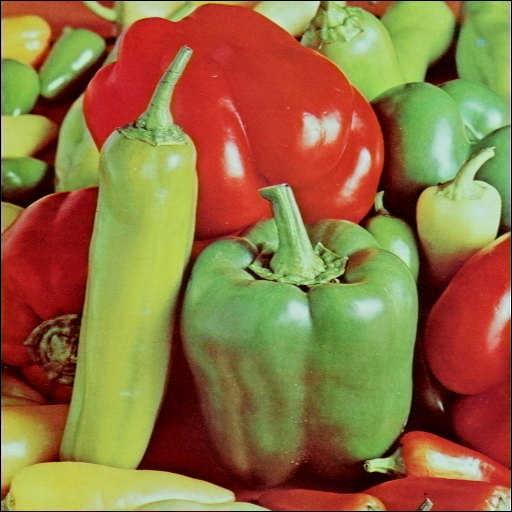
%> input picture class_lab_session/images/peppers.png, 512 x 512 px
$ octave ch8_practice1.m   (GNU Octave 9; MATLAB toolbox functions it lacks are replaced by stand-ins)
%> lines starting %> are read from the running program, lines starting %| are printed output that depends on the picture
% Chapter 8 Practice 1: Gaussian Pyramid

% 2.2 Constructing a Gaussian Pyramid
pkg load image;
img = im2double(imread('../images/peppers.png'));

% Check if image is RGB and convert to grayscale if needed
if size(img, 3) == 3
    img = rgb2gray(img);
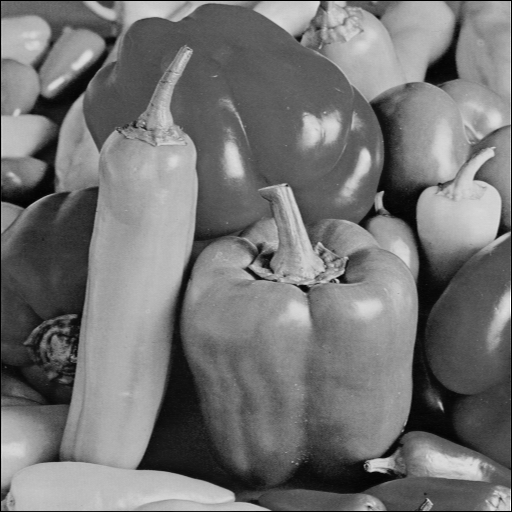
%> img: size 512x512 double; min 0, max 0.997, mean 0.457
end

levels = 6;
g_pyramid = cell(1, levels);
g_pyramid{1} = img;

for i = 2:levels
    g_pyramid{i} = impyramid(g_pyramid{i-1}, 'reduce');
end
%> after the loop, g_pyramid = 6 items

% Display Gaussian pyramid
figure('Position', [100, 100, 1200, 400]);
for i = 1:levels
    subplot(1, levels, i);
    imshow(g_pyramid{i});
    title(['Level ', num2str(i)], 'FontWeight', 'bold');
end
%> this loop made 6 passes
%> pass 2, `imshow(g_pyramid{i});`:
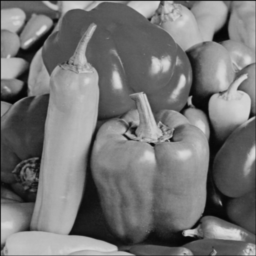
%> displayed picture: size 256x256, on the screen's scale of 0 to 255; min 5, max 220, mean 116.5
annotation('textbox', [0.35, 0.95, 0.3, 0.05], 'String', 'Gaussian Pyramid', ...
           'FontSize', 14, 'FontWeight', 'bold', 'HorizontalAlignment', 'center', 'EdgeColor', 'none');
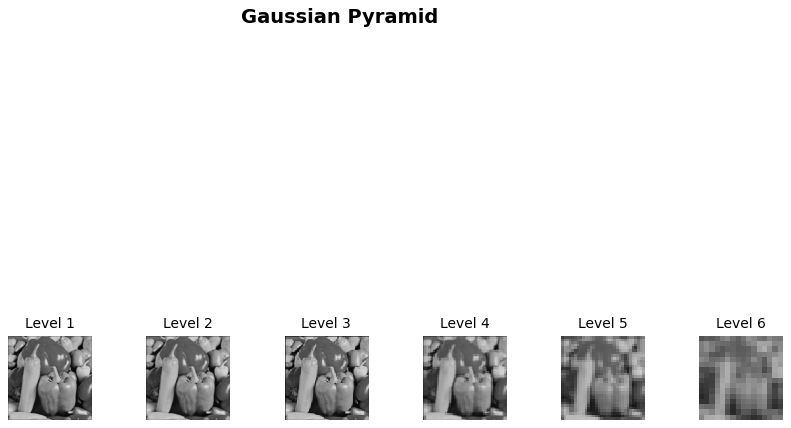
%> figure redrawn from the program's plot data, 7 panels

fprintf('Gaussian pyramid created with %d levels\n', levels);
fprintf('Original size: %dx%d\n', size(img, 1), size(img, 2));
%| Original size: 512x512
for i = 2:levels
    fprintf('Level %d size: %dx%d\n', i, size(g_pyramid{i}, 1), size(g_pyramid{i}, 2));
end
%> this loop made 5 passes
%| Level 2 size: 256x256
%| Level 3 size: 128x128
%| Level 4 size: 64x64
%| Level 5 size: 32x32
%| Level 6 size: 16x16

$ run again, with class_lab_session/images/cameraman.tif saved as class_lab_session/images/peppers.png
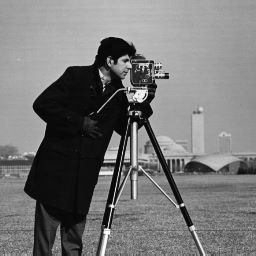
%> input picture class_lab_session/images/cameraman.tif, 256 x 256 px
%> after the loop `for i = 2:levels`: g_pyramid = 6 items
%> the loop `for i = 1:levels` made 6 passes
%> pass 2, `imshow(g_pyramid{i});`:
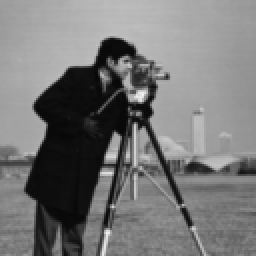
%> displayed picture: size 128x128, on the screen's scale of 0 to 255 (shown 2 times larger); min 8, max 241, mean 118.9
%| Original size: 256x256
%> the loop `for i = 2:levels` made 5 passes
%| Level 2 size: 128x128
%| Level 3 size: 64x64
%| Level 4 size: 32x32
%| Level 5 size: 16x16
%| Level 6 size: 8x8
